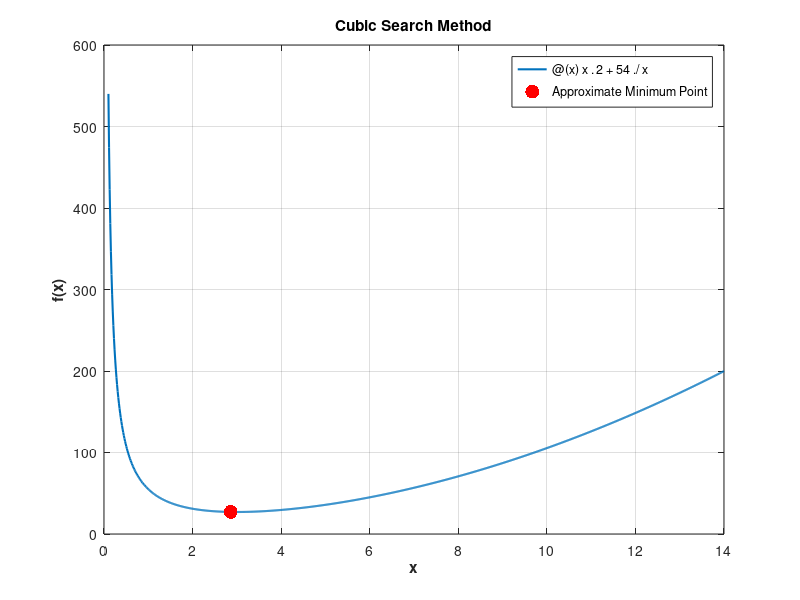

Source code (MATLAB):
% Cubic Search Method as Explained in the book 
%"Optimization of Engineering Design: Algorithms and Examples" by Prof. Kalyanmoy Deb
% Code developed by Sri. Soumyabrata Bhattacharjee
% Matlab version R2018b, R2022a
% Date: 3rd November, 2018
% Date: 5th November, 2023 (updated)

clc
clear
a = 0.1;  % Lower bound
b = 14;   % Upper bound

% Function to minimize
f = @(x) x.^2 + 54./x;

% Function to calculate first derivative of the function
fdx = @(x) (f(x + 1e-6) - f(x - 1e-6)) / (2e-6);

% Initialize
x0 = 1;
dx = 0.06;  % Step size
x_bar = 0;
x_k = x0;
k = 0;
x_p = linspace(a, b, 1000);

eps1 = 1e-3;
eps2 = 1e-3;

prev_f_bar = inf;

while true
    fdx0 = fdx(x_k);
    if fdx0 < 0
        dx = abs(dx);
    else
        dx = -abs(dx);
    end

    x_k1 = x_k + 2^k * dx;

    fdx_k = fdx(x_k);
    fdx_k1 = fdx(x_k1);

    if (fdx_k * fdx_k1) > 0
        x_k = x_k + 2^k * dx;
    else
        x1 = min(x_k, x_k1);
        x2 = max(x_k, x_k1);
        f1 = f(x1);
        f2 = f(x2);
        fd1 = fdx(x1);
        fd2 = fdx(x2);
        z = (3*(f1-f2)/(x2-x1)) + fd1 + fd2;

        if x1 < x2
            w = sqrt(z^2 - fd1*fd2);
        else
            w = -sqrt(z^2 - fd1*fd2);
        end

        mu = (fd2 + w - z) / (fd2 + fd1 + 2*w);

        if mu == 0
            x_bar = x2;
        elseif 0 < mu && mu <= 1
            x_bar = x2 - mu * (x2 - x1);
        else
            x_bar = x1;
        end

        f_bar = f(x_bar);
        f1 = f(x1);

        if f_bar > f1
            x_bar = x_bar - (x_bar - x1) / 2;
            x1 = x1 + 2^k * dx;
            k = k + 1;
            f_bar = f(x_bar);
            f1 = f(x1);
        else
            fdx_bar = fdx(x_bar);
            fdx1 = fdx(x1);

            if abs(fdx_bar) <= eps1 && abs((x_bar - x1) / x_bar) <= eps2
                if f_bar < prev_f_bar  % Check if it's an improvement
                    best_x_bar = x_bar;
                    best_f_bar = f_bar;
                end
                break;
            end

            if fdx_bar * fdx1 < 0
                x2 = x_bar;
                x1 = x_bar;
                f1 = f(x1);
                f2 = f(x2);
                fd1 = fdx(x1);
                fd2 = fdx(x2);
                z = (3*(f1-f2)/(x2-x1)) + fd1 + fd2;

                if x1 < x2
                    w = sqrt(z^2 - fd1*fd2);
                else
                    w = -sqrt(z^2 - fd1*fd2);
                end

                mu = (fd2 + w - z) / (fd2 + fd1 + 2*w);

                if mu == 0
                    x_bar = x2;
                elseif 0 < mu && mu <= 1
                    x_bar = x2 - mu * (x2 - x1);
                else
                    x_bar = x1;
                end
            end
        end

        if f_bar < prev_f_bar  % Check if it's an improvement
            best_x_bar = x_bar;
            best_f_bar = f_bar;
        end

        if f_bar > prev_f_bar  % If current f_bar is worse, stop
            break;
        end

        prev_f_bar = f_bar;
    end

    k = k + 1;
end

fprintf('The approximate minimum function value is %.6f, and it is located at %.6f\n', best_f_bar, best_x_bar);

% Plot the function
x_p = linspace(a, b, 1000);
figure;
plot(x_p, f(x_p), 'LineWidth', 1.5,'DisplayName',func2str (f));
hold on;
xlabel('x', 'FontWeight', 'bold');
ylabel('f(x)', 'FontWeight', 'bold');
grid on;
title('Cubic Search Method', 'FontWeight', 'bold');
scatter(best_x_bar, best_f_bar, 100, 'r', 'filled', 'DisplayName', 'Approximate Minimum Point');
legend('Location', 'Best');
saveas(gcf, 'Cubic_Search_Method.png', 'png');
